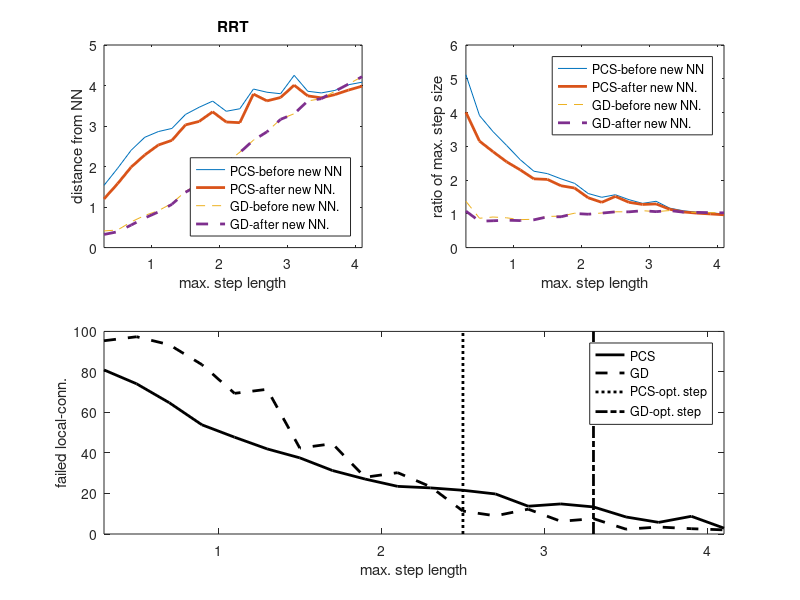

The MATLAB script that drew this image:
% In this experiment I test the projection distance and the possible fix by
% assigning a new nearest neighbor.
% are:
% State c_start = {0.5236, 1.7453, -1.8326, -1.4835,	1.5708,	0, 1.004278, 0.2729, 0.9486, -1.15011, 1.81001, -1.97739};
% State c_goal = {0.5236, 0.34907, 0.69813, -1.3963, 1.5708, 0, 0.7096, 1.8032, -1.7061, -1.6286, 1.9143, -2.0155}; // Robot 2 no backflip - Elbow down
% This while benchmarking the maximum step distance.
% With joint limits of the ABB robots.
% Tested with RRT and BiRRT planner
% last updated: 08/30/17

clear all
clc

planner = 2;

%%
if planner==2
    D1 = load('test_RRT_PCS_projDistance.txt');
else
    D1 = load('test_BiRRT_PCS_projDistance.txt');
end

D = D1;

rd = sort(unique(D(:,4)));

for i = 1:length(rd)
    M = D(D(:,4)==rd(i), :);
    dd1(i) = mean(M(:,1)); % distance before projection
    dd2(i) = mean(M(:,2)); % distance after projection
    dd3(i) = mean(M(:,3)); % distance after new NN found
    sd(i) = sum(M(:,5))/size(M,1);
end


%%
if planner==1
    D2 = load('test_RRT_GD_projDistance.txt');
else
    D2 = load('test_BiRRT_GD_projDistance.txt');
end

D = D2;

rg = sort(unique(D(:,4)));

for i = 1:length(rg)
    M = D(D(:,4)==rg(i), :);
    dg1(i) = mean(M(:,1)); % distance before projection
    dg2(i) = mean(M(:,2)); % distance after projection
    dg3(i) = mean(M(:,3)); % distance after new NN found
    sg(i) = sum(M(:,5))/size(M,1);
end

%%
if planner == 1
    lim = [1.1 2.5];
else
    lim = [2.5 3.3];
end

%%

figure(1)
subplot(221)
plot(rd, dd2,'-', rd, dd3,'-','linewidth',2);
hold on
plot(rg, dg2,'--', rg, dg3,'--','linewidth',2);
hold off
legend('PCS-before new NN','PCS-after new NN.','GD-before new NN.','GD-after new NN.','location','southeast');
xlabel('max. step length');
ylabel('distance from NN');
xlim([min([rd; rg]) max([rd; rg])]);
if planner==2
    title('RRT');
else
    title('BiRRT');
end

subplot(222)
plot(rd, dd2./rd','-',rd, dd3./rd','-','linewidth',2);
hold on
plot(rg, dg2./rd','--',rg, dg3./rd','--','linewidth',2);
hold off
xlabel('max. step length');
ylabel('ratio of max. step size');
legend('PCS-before new NN','PCS-after new NN.','GD-before new NN.','GD-after new NN.');
xlim([min([rd; rg]) max([rd; rg])]);

subplot(2,2,3:4)
plot(rd, sd*100, '-k','linewidth',2);
hold on
plot(rg, sg*100, '--k','linewidth',2);
plot(lim(1)*[1 1], ylim,':k','linewidth',2);
plot(lim(2)*[1 1], ylim,'-.k','linewidth',2);
hold off
xlabel('max. step length');
ylabel('failed local-conn.');
legend('PCS','GD','PCS-opt. step','GD-opt. step');
xlim([min([rd; rg]) max([rd; rg])]);
